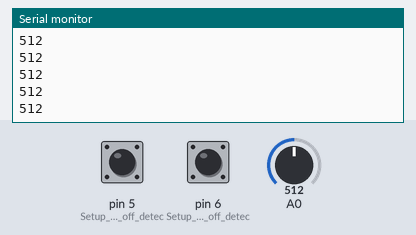
The sketch below on a simulated Arduino Uno, built with avr-gcc and run on an emulated ATmega328P. On the bench: the last lines printed to the serial monitor. The test bench sets the inputs (shaded band); at power-on: pin 5 (Setup_for_leads_off_detec) LOW, A0 = 512, pin 6 (Setup_for_leads_off_detec) LOW.

Above: at 1.2 s.
1.3 s: pin 5 (Setup_for_leads_off_detec) pulled HIGH for 0.15 s
2.9 s: A0 set to 716
At 3.4 s:
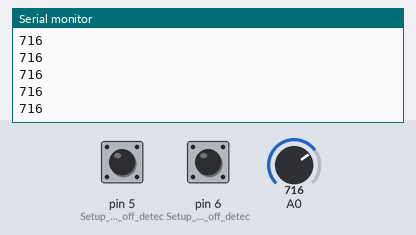
4.4 s: A0 set to 900
At 5.0 s:
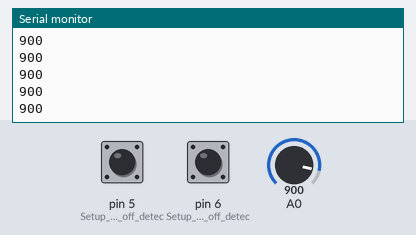
5.9 s: pin 6 (Setup_for_leads_off_detec) pulled HIGH for 0.15 s
Timing chart, 0 to 8.5 s (numbered marks = the images above; inputs shaded):
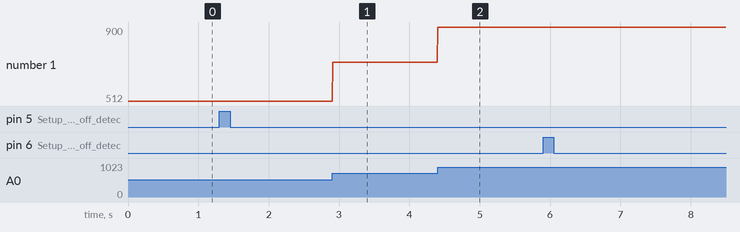

Measured:
- after the input at 2.9 s, the serial monitor: prints a new line at once (image 1)
- after the input at 4.4 s, the serial monitor: prints a new line at once (image 2)
- plotted number 1: 512 → 716 after the input at 2.9 s, 716 → 900 after the input at 4.4 s

The sketch:

ECG.ino
```cpp
void setup() {
// initialize the serial communication:
Serial.begin(9600);
pinMode(6, INPUT); // Setup for leads off detection LO +
pinMode(5, INPUT); // Setup for leads off detection LO -
int FC=0;
}

void loop() {

if((digitalRead(6) == 1)||(digitalRead(5) == 1)){
Serial.println('!');
}
else{
// send the value of analog input 0:
Serial.println(analogRead(A0));
}
//Wait for a bit to keep serial data from saturating
delay(10);

}
```
